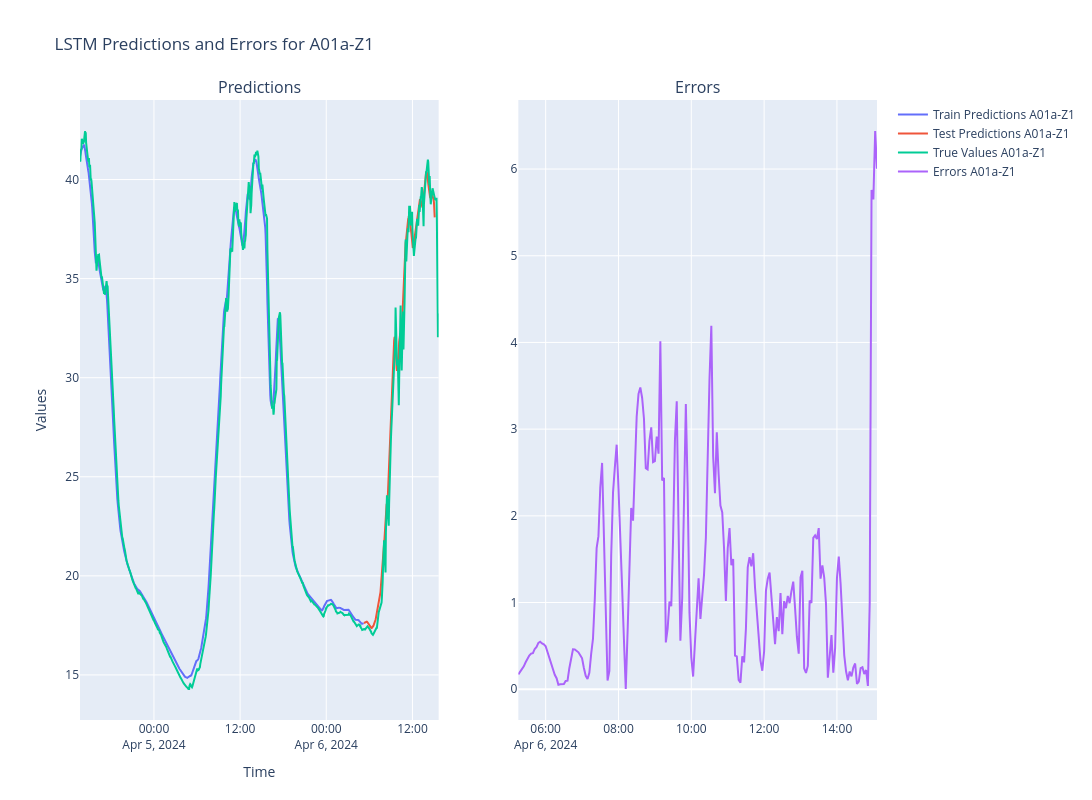
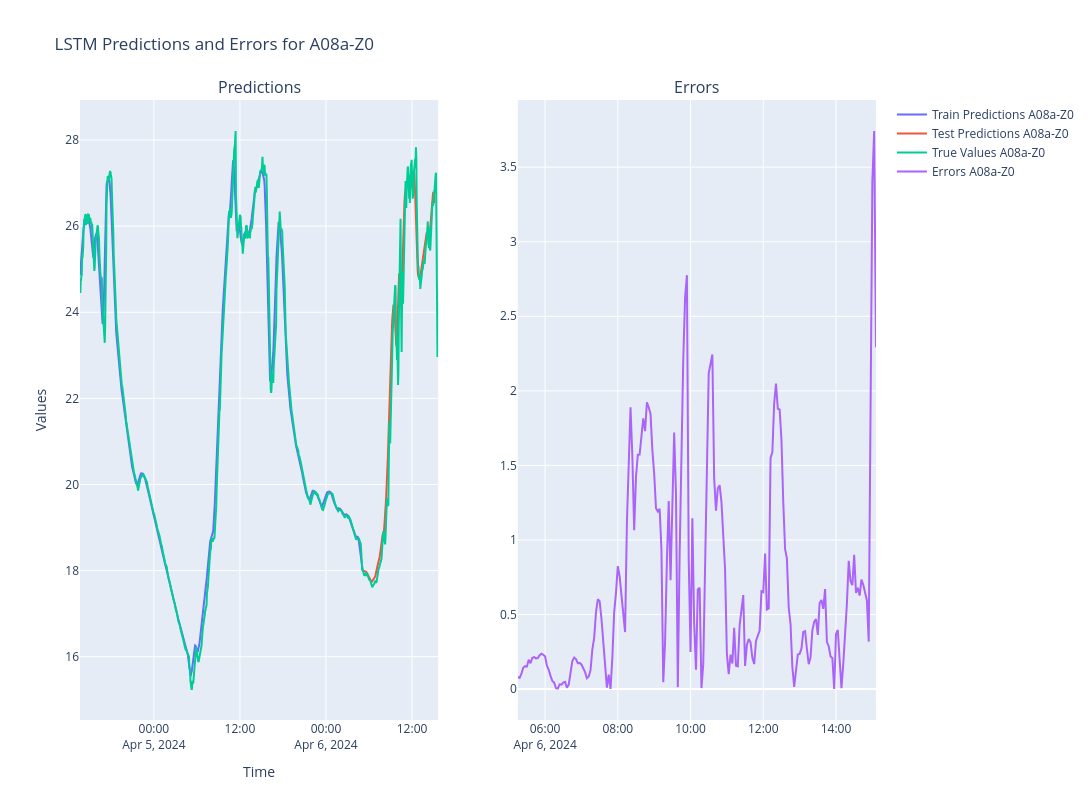
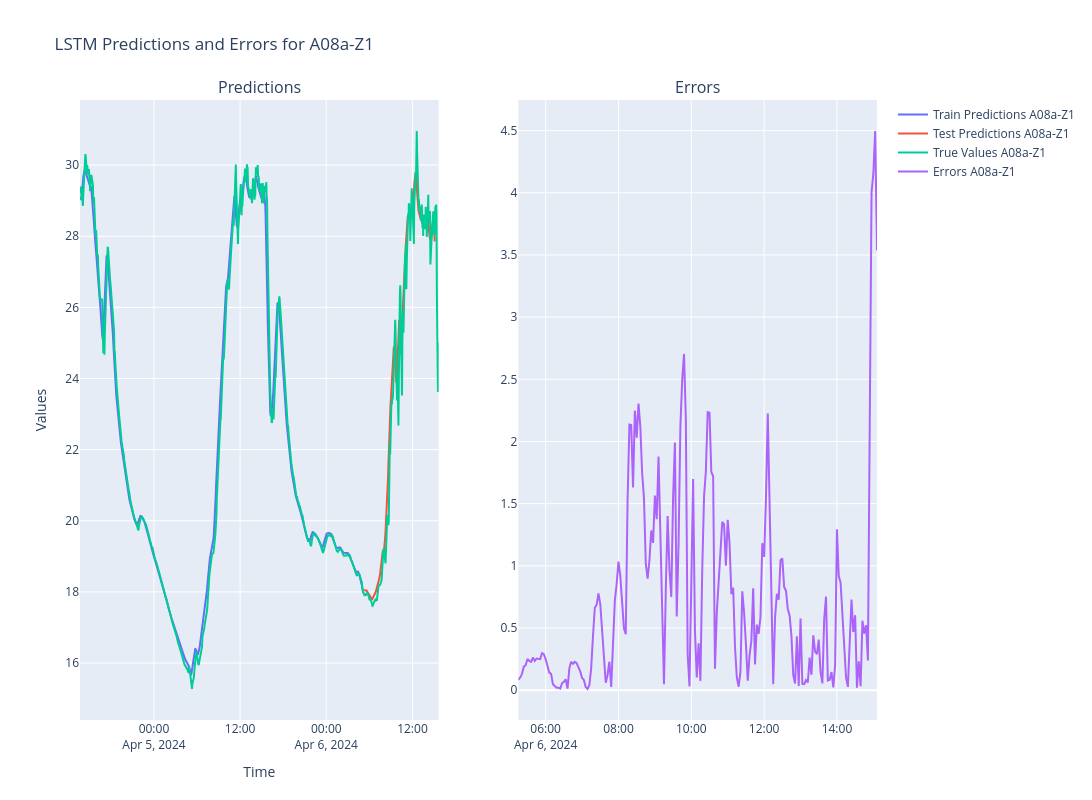

Notebook source saved alongside these figures, in order:
### Markdown cell above
# Now plot the results using the structure you provided

### Code cell
for column in data.columns[1:]:
    # Extract train/test predictions and true test values
    train_predict = predictions[column]['train_predict']
    test_predict = predictions[column]['test_predict']
    y_test_rescaled = predictions[column]['y_test_rescaled']

    # Calculate errors for test data (MAE)
    errors = np.abs(test_predict.flatten() - y_test_rescaled.flatten())

    # Create a figure with 1 row and 2 columns
    fig = make_subplots(rows=1, cols=2, subplot_titles=("Predictions", "Errors"))

    # Plot train predictions
    fig.add_trace(go.Scatter(x=data.index[:len(train_predict)], y=train_predict.flatten(), 
                             mode='lines', name=f'Train Predictions {column}'), row=1, col=1)
    
    # Plot test predictions
    fig.add_trace(go.Scatter(x=data.index[len(train_predict):], y=test_predict.flatten(), 
                             mode='lines', name=f'Test Predictions {column}'), row=1, col=1)
    
    # Plot true values
    fig.add_trace(go.Scatter(x=data.index, y=data[column], 
                             mode='lines', name=f'True Values {column}'), row=1, col=1)

    # Plot the errors in the second subplot (right side)
    fig.add_trace(go.Scatter(x=data.index[len(train_predict):], y=errors, 
                             mode='lines', name=f'Errors {column}'), row=1, col=2)

    # Update layout for the figure
    fig.update_layout(title=f'LSTM Predictions and Errors for {column}',
                      height=800, width=1600,
                      xaxis_title="Time", 
                      yaxis_title="Values")

    # Show the plot
    fig.show()

### Figure 1 — Plotly figure (JSON) as saved in the notebook; plotly's stock layout.template omitted (floating-point values rounded to 4 significant figures; data arrays with more than 128 entries replaced by an {"elided": "..."} marker saying what was removed)
{"data": [{"mode": "lines", "name": "Train Predictions A01a-Z1", "type": "scatter", "x": {"elided": "791 str values"}, "xaxis": "x", "y": {"elided": "791 float values"}, "yaxis": "y"}, {"mode": "lines", "name": "Test Predictions A01a-Z1", "type": "scatter", "x": {"elided": "209 str values"}, "xaxis": "x", "y": {"elided": "198 float values"}, "yaxis": "y"}, {"mode": "lines", "name": "True Values A01a-Z1", "type": "scatter", "x": {"elided": "1000 str values"}, "xaxis": "x", "y": {"elided": "1000 float values"}, "yaxis": "y"}, {"mode": "lines", "name": "Errors A01a-Z1", "type": "scatter", "x": {"elided": "209 str values"}, "xaxis": "x2", "y": {"elided": "198 float values"}, "yaxis": "y2"}], "layout": {"annotations": [{"font": {"size": 16}, "showarrow": false, "text": "Predictions", "x": 0.225, "xanchor": "center", "xref": "paper", "y": 1, "yanchor": "bottom", "yref": "paper"}, {"font": {"size": 16}, "showarrow": false, "text": "Errors", "x": 0.775, "xanchor": "center", "xref": "paper", "y": 1, "yanchor": "bottom", "yref": "paper"}], "height": 800, "title": {"text": "LSTM Predictions and Errors for A01a-Z1"}, "width": 1600, "xaxis": {"anchor": "y", "domain": [0, 0.45], "title": {"text": "Time"}}, "xaxis2": {"anchor": "y2", "domain": [0.55, 1]}, "yaxis": {"anchor": "x", "domain": [0, 1], "title": {"text": "Values"}}, "yaxis2": {"anchor": "x2", "domain": [0, 1]}}}

### Figure 2 — Plotly figure (JSON) as saved in the notebook; plotly's stock layout.template omitted (floating-point values rounded to 4 significant figures; data arrays with more than 128 entries replaced by an {"elided": "..."} marker saying what was removed)
{"data": [{"mode": "lines", "name": "Train Predictions A08a-Z0", "type": "scatter", "x": {"elided": "791 str values"}, "xaxis": "x", "y": {"elided": "791 float values"}, "yaxis": "y"}, {"mode": "lines", "name": "Test Predictions A08a-Z0", "type": "scatter", "x": {"elided": "209 str values"}, "xaxis": "x", "y": {"elided": "198 float values"}, "yaxis": "y"}, {"mode": "lines", "name": "True Values A08a-Z0", "type": "scatter", "x": {"elided": "1000 str values"}, "xaxis": "x", "y": {"elided": "1000 float values"}, "yaxis": "y"}, {"mode": "lines", "name": "Errors A08a-Z0", "type": "scatter", "x": {"elided": "209 str values"}, "xaxis": "x2", "y": {"elided": "198 float values"}, "yaxis": "y2"}], "layout": {"annotations": [{"font": {"size": 16}, "showarrow": false, "text": "Predictions", "x": 0.225, "xanchor": "center", "xref": "paper", "y": 1, "yanchor": "bottom", "yref": "paper"}, {"font": {"size": 16}, "showarrow": false, "text": "Errors", "x": 0.775, "xanchor": "center", "xref": "paper", "y": 1, "yanchor": "bottom", "yref": "paper"}], "height": 800, "title": {"text": "LSTM Predictions and Errors for A08a-Z0"}, "width": 1600, "xaxis": {"anchor": "y", "domain": [0, 0.45], "title": {"text": "Time"}}, "xaxis2": {"anchor": "y2", "domain": [0.55, 1]}, "yaxis": {"anchor": "x", "domain": [0, 1], "title": {"text": "Values"}}, "yaxis2": {"anchor": "x2", "domain": [0, 1]}}}

### Figure 3 — Plotly figure (JSON) as saved in the notebook; plotly's stock layout.template omitted (floating-point values rounded to 4 significant figures; data arrays with more than 128 entries replaced by an {"elided": "..."} marker saying what was removed)
{"data": [{"mode": "lines", "name": "Train Predictions A08a-Z1", "type": "scatter", "x": {"elided": "791 str values"}, "xaxis": "x", "y": {"elided": "791 float values"}, "yaxis": "y"}, {"mode": "lines", "name": "Test Predictions A08a-Z1", "type": "scatter", "x": {"elided": "209 str values"}, "xaxis": "x", "y": {"elided": "198 float values"}, "yaxis": "y"}, {"mode": "lines", "name": "True Values A08a-Z1", "type": "scatter", "x": {"elided": "1000 str values"}, "xaxis": "x", "y": {"elided": "1000 float values"}, "yaxis": "y"}, {"mode": "lines", "name": "Errors A08a-Z1", "type": "scatter", "x": {"elided": "209 str values"}, "xaxis": "x2", "y": {"elided": "198 float values"}, "yaxis": "y2"}], "layout": {"annotations": [{"font": {"size": 16}, "showarrow": false, "text": "Predictions", "x": 0.225, "xanchor": "center", "xref": "paper", "y": 1, "yanchor": "bottom", "yref": "paper"}, {"font": {"size": 16}, "showarrow": false, "text": "Errors", "x": 0.775, "xanchor": "center", "xref": "paper", "y": 1, "yanchor": "bottom", "yref": "paper"}], "height": 800, "title": {"text": "LSTM Predictions and Errors for A08a-Z1"}, "width": 1600, "xaxis": {"anchor": "y", "domain": [0, 0.45], "title": {"text": "Time"}}, "xaxis2": {"anchor": "y2", "domain": [0.55, 1]}, "yaxis": {"anchor": "x", "domain": [0, 1], "title": {"text": "Values"}}, "yaxis2": {"anchor": "x2", "domain": [0, 1]}}}
